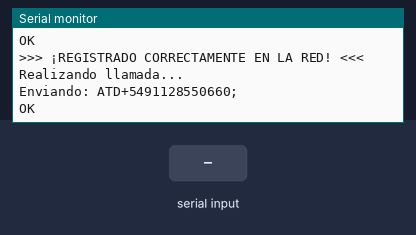
Bench run of a sketch on a simulated ESP32. On the bench: the last lines printed to the serial monitor. The inputs (shaded band) are chosen by the test bench. The modem accepts every AT command (registered, SIM ready, sends succeed) and sends nothing else.

Above: at 10.2 s.
10.3 s: "1" received over the second serial link
At 11.5 s:
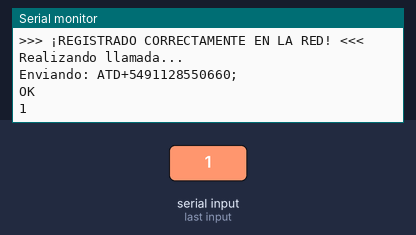
11.8 s: "+CREG: 0,5" received over the second serial link
At 12.8 s:
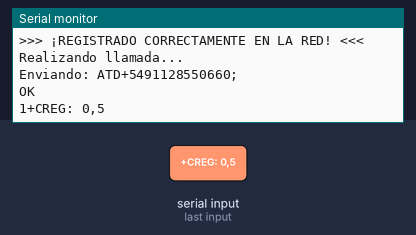

Measured:
- after the input at 10.3 s, the serial monitor: prints a new line at once (image 1)
- after the input at 11.8 s, the serial monitor: prints a new line at once (image 2)

The sketch:

SIM800LConSIM.ino
```cpp
#include <HardwareSerial.h>

HardwareSerial sim800(2);
#define RXD2 16
#define TXD2 17

// Formato internacional para Claro Argentina: "+549" + área sin 0 + número sin 15 (Celu de Jojo)
String numero = "+5491128550660";

String enviarComando(String comando, unsigned long tiempoEspera = 2000) {
  while (sim800.available()) sim800.read(); // Limpiar buffer de entrada

  Serial.print("Enviando: ");
  Serial.println(comando);
  sim800.println(comando);

  unsigned long inicio = millis();
  String respuesta = "";

  while (millis() - inicio < tiempoEspera) {
    while (sim800.available()) {
      char c = sim800.read();
      respuesta += c;
      Serial.write(c);
    }
  }
  return respuesta;
}

bool estaRegistradoEnRed() {
  String resp = enviarComando("AT+CREG?", 2000);
  // Revisa si la respuesta contiene 0,1 (red local) o 0,5 (roaming)
  return (resp.indexOf("+CREG: 0,1") != -1 || resp.indexOf("+CREG: 0,5") != -1);
}

void setup() {
  Serial.begin(115200);
  sim800.begin(9600, SERIAL_8N1, RXD2, TXD2);

  Serial.println("Iniciando SIM800L...");
  delay(3000);

  enviarComando("AT");
  enviarComando("AT+CSQ"); // Muestra el nivel de señal

  Serial.println("Esperando registro en la red celular...");
  while (!estaRegistradoEnRed()) {
    Serial.println("-> Sin registro en red aun. Reintentando en 3s...");
    delay(3000);
  }

  Serial.println(">>> ¡REGISTRADO CORRECTAMENTE EN LA RED! <<<");
}

void loop() {
  Serial.println("Realizando llamada...");
  enviarComando("ATD" + numero + ";", 3000);

  delay(15000); // 15 segundos sonando/en llamada

  Serial.println("Finalizando llamada...");
  enviarComando("ATH", 2000);

  delay(20000); // Esperar 20 segundos antes del siguiente intento
}
```
